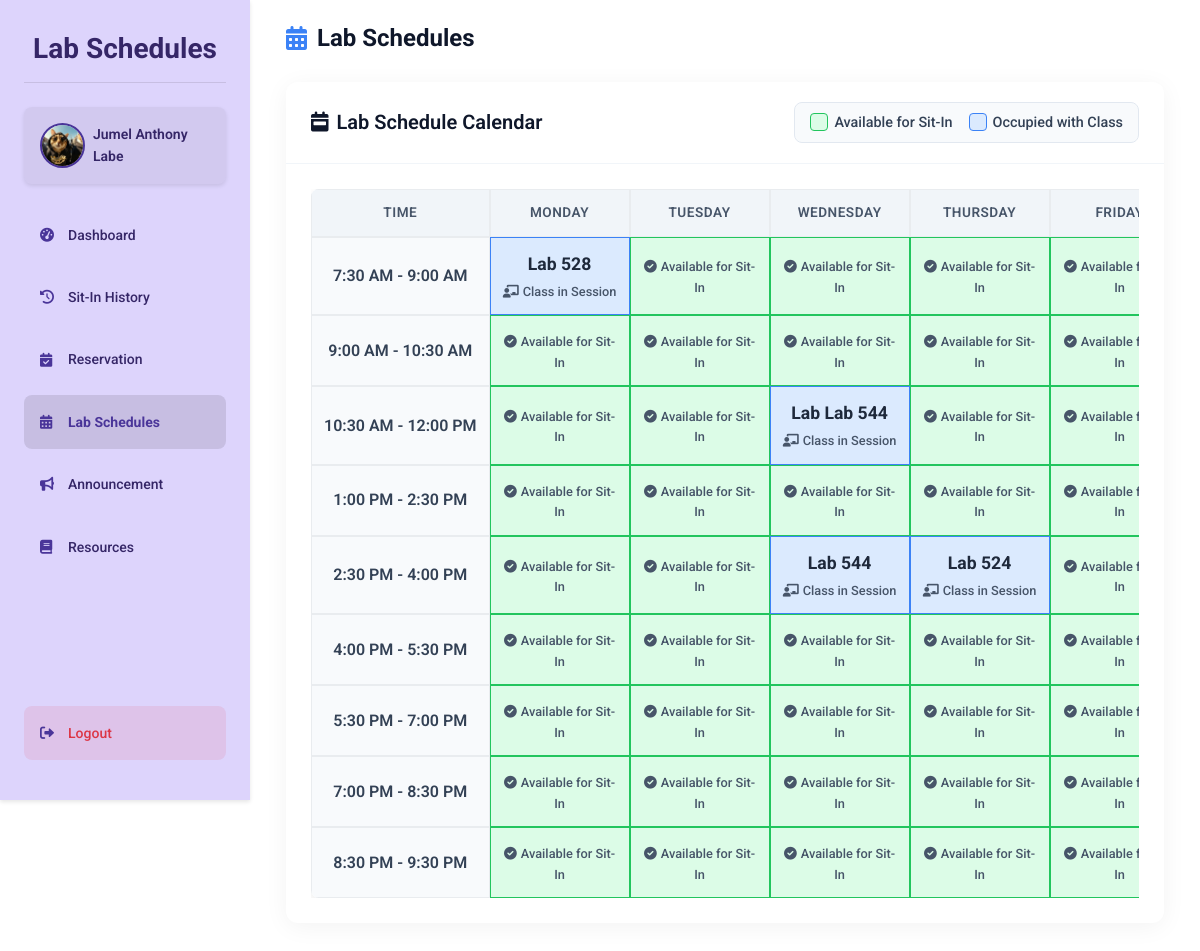
The app's page /student/lab_schedules (signed in) with its own data.
### tables this page shows
CREATE TABLE students ( 
idno TEXT PRIMARY KEY,
lastname TEXT NOT NULL,
firstname TEXT NOT NULL,
midname TEXT,
course TEXT NOT NULL,
year_level INTEGER NOT NULL,
email_address TEXT NOT NULL,
username TEXT NOT NULL CHECK (username = idno),
password TEXT NOT NULL,
profile_picture TEXT DEFAULT NULL,
session_count INTEGER DEFAULT 30
, reward_points INTEGER DEFAULT 0, reward_redeemable INTEGER DEFAULT 0, sit_in_count INTEGER DEFAULT 0);

CREATE TABLE lab_schedules (
                id INTEGER PRIMARY KEY AUTOINCREMENT,
                day TEXT NOT NULL,
                time_slot TEXT NOT NULL,
                lab TEXT,
                is_available INTEGER DEFAULT 1,
                created_at DATETIME DEFAULT CURRENT_TIMESTAMP,
                updated_at DATETIME DEFAULT CURRENT_TIMESTAMP,
                UNIQUE(day, time_slot)
            );

### routes/student_routes.py (the view)
@student_bp.route('/lab_schedules')
def lab_schedules_view():
    if session.get('user_type') != 'student':
        session.clear()
        return redirect(url_for('auth.login'))
    student = get_student_by_id(session['user_id'])
    schedules = get_lab_schedules()
    time_slots = [
        '7:30 AM - 9:00 AM',
        '9:00 AM - 10:30 AM',
        '10:30 AM - 12:00 PM',
        '1:00 PM - 2:30 PM',
        '2:30 PM - 4:00 PM',
        '4:00 PM - 5:30 PM',
        '5:30 PM - 7:00 PM',
        '7:00 PM - 8:30 PM',
        '8:30 PM - 9:30 PM'
    ]
    days = ['Monday', 'Tuesday', 'Wednesday', 'Thursday', 'Friday', 'Saturday']
    schedule_grid = []
    for time_slot in time_slots:
        row = {'time': time_slot, 'days': []}
        for day in days:
            scheduled_lab = None
            is_available = True
            for schedule in schedules:
                if schedule['time_slot'] == time_slot and schedule['day'] == day:
                    scheduled_lab = schedule['lab']
                    is_available = schedule['is_available']
                    break
            if scheduled_lab:
                if scheduled_lab.startswith("Room "):
                    scheduled_lab = scheduled_lab.replace("Room ", "")
            row['days'].append({
                'day': day,
                'lab': scheduled_lab,
                'is_available': is_available
            })
        schedule_grid.append(row)
    labs_data = []
    lab_rooms = get_lab_rooms()
    for lab in lab_rooms:
        computers = get_computers_by_lab(lab)
        available_count = sum(1 for computer in computers if computer['status'] == 'available')
        total_count = len(computers)
        labs_data.append({
            'name': lab,
            'available': available_count,
            'total': total_count,
            'computers': computers
        })
    return render_template('lab_schedules.html',
                         student=student,
                         schedule_grid=schedule_grid,
                         labs=labs_data)

### app.py (called while the page is built)
@app.after_request
def add_header(response):
    if 'Cache-Control' not in response.headers:
        response.headers['Cache-Control'] = 'no-store, no-cache, must-revalidate, post-check=0, pre-check=0, max-age=0'
        response.headers['Pragma'] = 'no-cache'
        response.headers['Expires'] = '-1'
    return response

### dbhelper.py (called while the page is built)
def get_student_by_id(idno):
    conn = get_connection()
    cursor = conn.cursor()
    cursor.execute("SELECT * FROM students WHERE idno = ?", (idno,))
    student = cursor.fetchone()
    conn.close()
    return student

def get_lab_rooms():
    conn = get_connection()
    cursor = conn.cursor()
    cursor.execute("SELECT DISTINCT lab_room FROM computers ORDER BY lab_room")
    labs = [row[0] for row in cursor.fetchall()]
    conn.close()
    return labs

def get_computers_by_lab(lab_room):
    conn = get_connection()
    cursor = conn.cursor()
    cursor.execute("""
        SELECT id, pc_number, status, student_id
        FROM computers
        WHERE lab_room = ?
        ORDER BY pc_number
    """, (lab_room,))
    computers = []
    for row in cursor.fetchall():
        computers.append({
            'id': row[0],
            'pc_number': row[1],
            'status': row[2],
            'student_id': row[3]
        })
    conn.close()
    return computers

def ensure_lab_schedules_table():
    conn = get_connection()
    cursor = conn.cursor()
    try:
        cursor.execute("""
            CREATE TABLE IF NOT EXISTS lab_schedules (
                id INTEGER PRIMARY KEY AUTOINCREMENT,
                day TEXT NOT NULL,
                time_slot TEXT NOT NULL,
                lab TEXT,
                is_available INTEGER DEFAULT 1,
                created_at DATETIME DEFAULT CURRENT_TIMESTAMP,
                updated_at DATETIME DEFAULT CURRENT_TIMESTAMP,
                UNIQUE(day, time_slot)
            )
        """)
        conn.commit()
        return True
    except Exception as e:
        print(f"Error creating lab_schedules table: {e}")
        return False
    finally:
        conn.close()

### templates/lab_schedules.html (shortened to what this page needs)
{% extends 'base.html' %}
{% block content %}
<div class="dashboard-container">
    <div class="sidebar">
        <h1 class="dashboard-title">Lab Schedules</h1>
        {% if student is defined %}
        <div class="profile">
            {% if student.profile_picture is defined and student.profile_picture %}
                <img src="{{ url_for('static', filename=student.profile_picture) }}" alt="Profile" class="profile-pic">
            {% else %}
                <img src="{{ url_for('static', filename='images/default-avatar.jpg') }}" alt="Profile" class="profile-pic">
            {% endif %}
            <span class="profile-name">{% if student.firstname is defined %}{{ student.firstname }}{% endif %} {% if student.lastname is defined %}{{ student.lastname }}{% endif %}</span>
        </div>
        {% endif %}
        <div class="menu-container">
            <a href="{{ url_for('student.dashboard') }}" class="menu-btn">
                <i class="fas fa-tachometer-alt"></i> Dashboard
            </a>
            <a href="{{ url_for('student.sit_in_history') }}" class="menu-btn">
                <i class="fas fa-history"></i> Sit-In History
            </a>
            <a href="{{ url_for('student.reserve') }}" class="menu-btn">
                <i class="fas fa-calendar-check"></i> Reservation
            </a>
            <a href="{{ url_for('student.lab_schedules') }}" class="menu-btn active">
                <i class="fas fa-calendar-alt"></i> Lab Schedules
            </a>
            <a href="{{ url_for('student.announcements') }}" class="menu-btn">
                <i class="fas fa-bullhorn"></i> Announcement
            </a>
            <a href="{{ url_for('student.resources') }}" class="menu-btn">
                <i class="fas fa-book"></i> Resources
            </a>
        </div>
        <a href="{{ url_for('auth.logout') }}" class="menu-btn logout-btn">
            <i class="fas fa-sign-out-alt"></i> Logout
        </a>
    </div>
    <div class="main-content">
        <div class="container-fluid">
            <div class="row mb-4">
                <div class="col">
                    <h2 class="section-title">
                        <i class="fas fa-calendar-alt"></i> Lab Schedules
                    </h2>
                </div>
            </div>
            <div class="row mb-4">
                <div class="col-12">
                    <div class="card">
                        <div class="card-header d-flex justify-content-between align-items-center">
                            <h3 class="card-title"><i class="fas fa-calendar-week me-2"></i>Lab Schedule Calendar</h3>
                            <div class="legend d-flex align-items-center">
                                <div class="legend-item">
                                    <div class="square-indicator available"></div> Available for Sit-In
                                </div>
                                <div class="legend-item ms-3">
                                    <div class="square-indicator has-lab"></div> Occupied with Class
                                </div>
                            </div>
                        </div>
                        <div class="card-body">
                            <div class="table-responsive">
                                <table class="schedule-table">
                                    <thead>
                                        <tr>
                                            <th>Time</th>
                                            <th>Monday</th>
                                            <th>Tuesday</th>
                                            <th>Wednesday</th>
                                            <th>Thursday</th>
                                            <th>Friday</th>
                                        </tr>
                                    </thead>
                                    <tbody>
                                        {% for row in schedule_grid %}
                                        <tr>
                                            <td>{{ row.time }}</td>
                                            {% for day_data in row.days %}
                                                {% if day_data.lab %}
                                                    <td class="schedule-cell has-lab">
                                                        <div class="lab-info">
                                                            <span class="lab-name">
                                                                {% if day_data.lab.startswith('Room') %}
                                                                Lab {{ day_data.lab.replace('Room ', '') }}
                                                                {% else %}
                                                                Lab {{ day_data.lab }}
                                                                {% endif %}
                                                            </span>
                                                            <span class="lab-status"><i class="fas fa-chalkboard-teacher me-1"></i>Class in Session</span>
                                                        </div>
                                                    </td>
                                                {% elif day_data.is_available %}
                                                    <td class="schedule-cell available">
                                                        <div class="lab-status"><i class="fas fa-check-circle me-1"></i>Available for Sit-In</div>
                                                    </td>
                                                {% else %}
                                                    <td class="schedule-cell has-lab">
                                                        <div class="lab-status"><i class="fas fa-ban me-1"></i>Occupied with Class</div>
                                                    </td>
                                                {% endif %}
                                            {% endfor %}
                                        </tr>
                                        {% endfor %}
                                    </tbody>
                                </table>
                            </div>
                        </div>
                    </div>
                </div>
            </div>
        </div>
    </div>
</div>
{% endblock %}

### static/css/styles.css (style rules this page uses)
:root { --primary: #4a3599; --primary-light: #ddd4fc; --primary-dark: #352667; --secondary: #6c63ff; --accent: #7f6df2; --text-dark: #333333; --text-medium: #555555; --text-light: #777777; --white: #ffffff; --light-gray: #f5f5f5; --mid-gray: #e0e0e0; --border-color: #dddddd; --success: #28a745; --danger: #dc3545; --warning: #ffc107; --info: #17a2b8; --font-family: 'Roboto', Arial, sans-serif; --h1-size: 2rem; --h2-size: 1.75rem; --h3-size: 1.5rem; --h4-size: 1.25rem; --body-size: 1rem; --small-size: 0.875rem; --space-xs: 0.25rem; --space-sm: 0.5rem; --space-md: 1rem; --space-lg: 1.5rem; --space-xl: 2rem; --radius-sm: 4px; --radius-md: 8px; --radius-lg: 15px; --shadow-sm: 0 2px 4px rgba(0, 0, 0, 0.1); --shadow-md: 0 4px 8px rgba(0, 0, 0, 0.1); --shadow-lg: 0 8px 16px rgba(0, 0, 0, 0.1); }
* { margin: 0; padding: 0; box-sizing: border-box; }
body { font-family: var(--font-family); color: var(--text-dark); background-color: var(--light-gray); line-height: 1.6; font-size: var(--body-size); }
a { color: var(--primary); text-decoration: none; transition: color 0.3s ease; }
h1, h2, h3, h4, h5, h6 { font-weight: 700; line-height: 1.2; margin-bottom: var(--space-md); color: var(--primary-dark); }
h1 { font-size: var(--h1-size); }
h2 { font-size: var(--h2-size); }
h3 { font-size: var(--h3-size); }
.dashboard-container { width: 100%; min-height: 100vh; display: flex; background-color: var(--white); overflow: hidden; padding-left: 250px; position: relative; }
.main-content { flex: 1; padding: var(--space-lg); overflow-y: auto; width: calc(100% - 250px); }
.section-title { font-size: var(--h3-size); margin-bottom: var(--space-lg); font-weight: 700; color: var(--primary-dark); display: flex; align-items: center; gap: var(--space-sm); }
.section-title i { color: var(--primary); }
.sidebar { width: 250px; background-color: #DDD4FC; padding: var(--space-xl) var(--space-lg); display: flex; flex-direction: column; height: 100vh; position: fixed; left: 0; top: 0; z-index: 1000; box-shadow: var(--shadow-sm); transition: transform 0.3s ease; }
.dashboard-title { color: var(--primary-dark); font-size: var(--h2-size); font-weight: bold; padding-bottom: var(--space-md); margin-bottom: var(--space-lg); border-bottom: 1px solid rgba(0, 0, 0, 0.1); text-align: center; }
.profile { display: flex; align-items: center; gap: var(--space-sm); background-color: rgba(0, 0, 0, 0.05); padding: var(--space-md); border-radius: var(--radius-md); box-shadow: var(--shadow-sm); margin-bottom: var(--space-lg); }
.profile-pic { width: 45px; height: 45px; border-radius: 50%; object-fit: cover; border: 2px solid var(--primary); }
.profile-name { font-size: var(--small-size); font-weight: 600; color: var(--primary-dark); }
.menu-container { display: flex; flex-direction: column; flex: 1; overflow-y: auto; margin-bottom: var(--space-lg); }
.menu-btn { background-color: transparent; border: none; padding: var(--space-md); border-radius: var(--radius-md); font-size: var(--small-size); font-weight: 500; text-align: left; cursor: pointer; transition: all 0.2s ease; color: var(--primary-dark); text-decoration: none; display: flex; align-items: center; gap: var(--space-sm); margin-bottom: var(--space-sm); }
.menu-btn.active { background-color: rgba(0, 0, 0, 0.1); font-weight: bold; color: var(--primary); }
.menu-btn i { width: 20px; color: var(--primary); }
.logout-btn { margin-top: auto; background-color: rgba(220, 53, 69, 0.1); color: var(--danger); }
.card { background-color: var(--white); border-radius: var(--radius-md); box-shadow: var(--shadow-sm); overflow: hidden; margin-bottom: var(--space-lg); }
.card-header { padding: var(--space-md); background-color: var(--primary-light); border-bottom: 1px solid var(--border-color); }
.card-title { margin: 0; color: var(--primary-dark); font-size: var(--h4-size); }
.card-body { padding: var(--space-lg); }

### records on screen
students: profile_picture (picture), firstname "Jumel Anthony", lastname "Labe"
lab_schedules: lab "Lab 544"

### other values on screen
{{ row.time }} "7:30 AM - 9:00 AM" "9:00 AM - 10:30 AM" "10:30 AM - 12:00 PM" "1:00 PM - 2:30 PM" "2:30 PM - 4:00 PM" "4:00 PM - 5:30 PM" "5:30 PM - 7:00 PM" "7:00 PM - 8:30 PM" "8:30 PM - 9:30 PM"
{{ day_data.lab }} "528" "544" "524"
